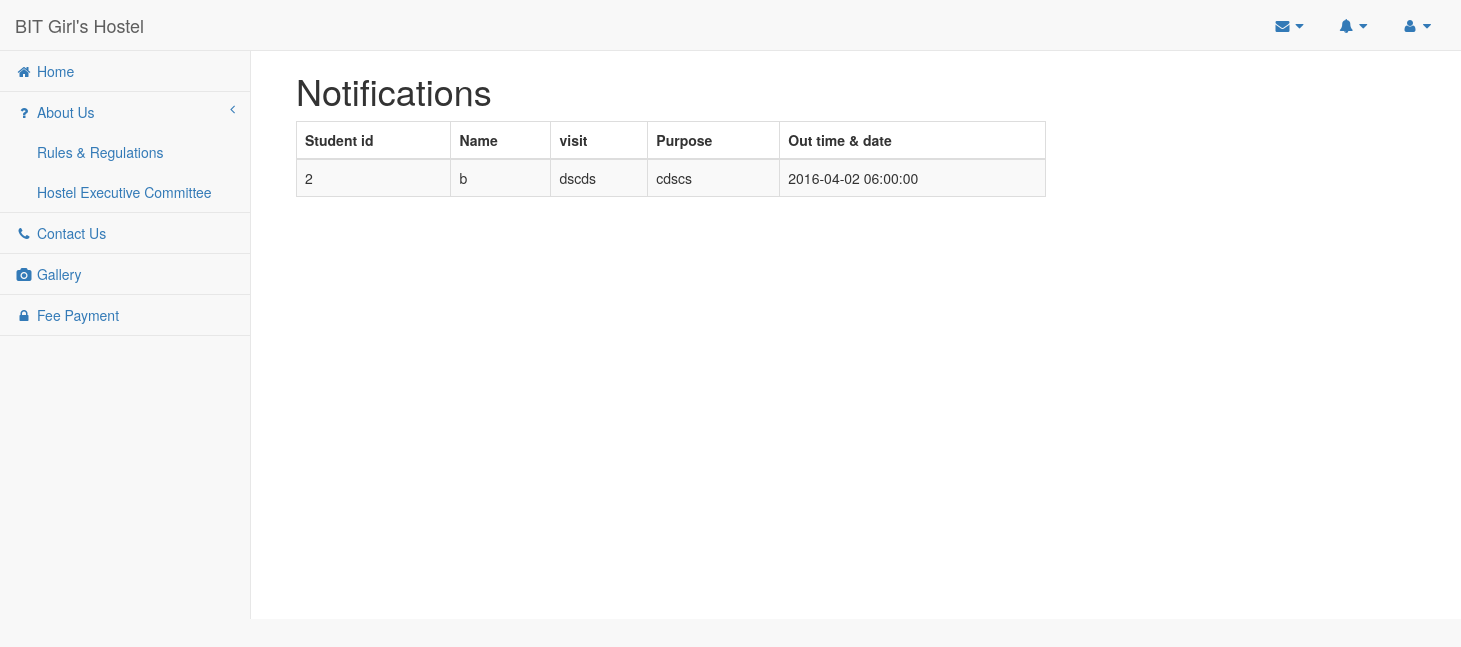
Screenshot of /pages/admin.php with the database file from the repository.
### tables this page shows
CREATE TABLE IF NOT EXISTS `visit_notif` (
  `vid` int(11) NOT NULL AUTO_INCREMENT,
  `sid` int(11) NOT NULL,
  `visit` varchar(20) NOT NULL,
  `purpose` varchar(20) NOT NULL,
  `vout` datetime NOT NULL,
  `vin` datetime NOT NULL,
  PRIMARY KEY (`vid`)
);

CREATE TABLE IF NOT EXISTS `stud_registration` (
  `sid` int(11) NOT NULL AUTO_INCREMENT,
  `sname` varchar(20) NOT NULL,
  `sclass` varchar(10) NOT NULL,
  `sbranch` varchar(20) NOT NULL,
  `ssem` varchar(2) NOT NULL,
  `syradmission` varchar(4) NOT NULL,
  `sfname` varchar(20) NOT NULL,
  `sdob` date NOT NULL,
  `sgender` varchar(10) NOT NULL,
  `sbldgrp` varchar(5) NOT NULL,
  `saddr` varchar(50) NOT NULL,
  `spincode` varchar(6) NOT NULL,
  `sphnno` varchar(15) NOT NULL,
  `smobno` varchar(10) NOT NULL,
  `slgname` varchar(20) NOT NULL,
  `slgaddr` varchar(50) NOT NULL,
  `slgpincode` varchar(6) NOT NULL,
  `slgphnno` varchar(15) NOT NULL,
  `slgmobno` varchar(10) NOT NULL,
  `susername` varchar(20) NOT NULL,
  `spswd` varchar(20) NOT NULL,
  `semail` varchar(20) NOT NULL,
  `sphoto` varchar(30) NOT NULL,
  PRIMARY KEY (`sid`)
);

### pages/admin.php (the view)
<?php
include('admin_header.php');
?>
<div id="page-wrapper">
            <div class="container">
            <h1>Notifications</h1>
            <div class="row">
                <div class="col-lg-8">
                                <table class="table table-striped table-bordered table-hover">
                                    <thead>
                                        <tr>
                                            <th>Student id</th>
                                            <th>Name</th>
                                            <th>visit</th>
                                            <th>Purpose</th>
                                            <th>Out time & date</th>
                                        </tr>
                                    </thead>
                                     <tbody>
                      <?php
					  $rs2=mysql_query("select * from visit_notif where vin='0000-00-00 00:00:00'",$con);
                    if(mysql_num_rows($rs2)>0)
					{
						while($row2=mysql_fetch_array($rs2))
						{
							$rs3=mysql_query("select sname from stud_registration where sid='$row2[sid]'",$con);
							$row3=mysql_fetch_array($rs3);
                             echo "<tr class='odd gradeX'>";
                             echo "<td>".$row2['sid']."</td>"."<td>".$row3['sname']."</td>"."<td>".$row2['visit']."</td>"."<td>".$row2['purpose']."</td>"."<td>".$row2['vout']."</td>";
                       echo " </tr>";
						}
					}
					  ?>
                      </tbody>
                      </table>
                    </div>
              <div class="col-lg-4">
              </div>
         </div>
           </div>
        </div>
</body>
</html>

### rows the page displays
visit_notif: sid "2", sid.sname "b", visit "dscds", purpose "cdscs", vout "2016-04-02 06:00:00"
